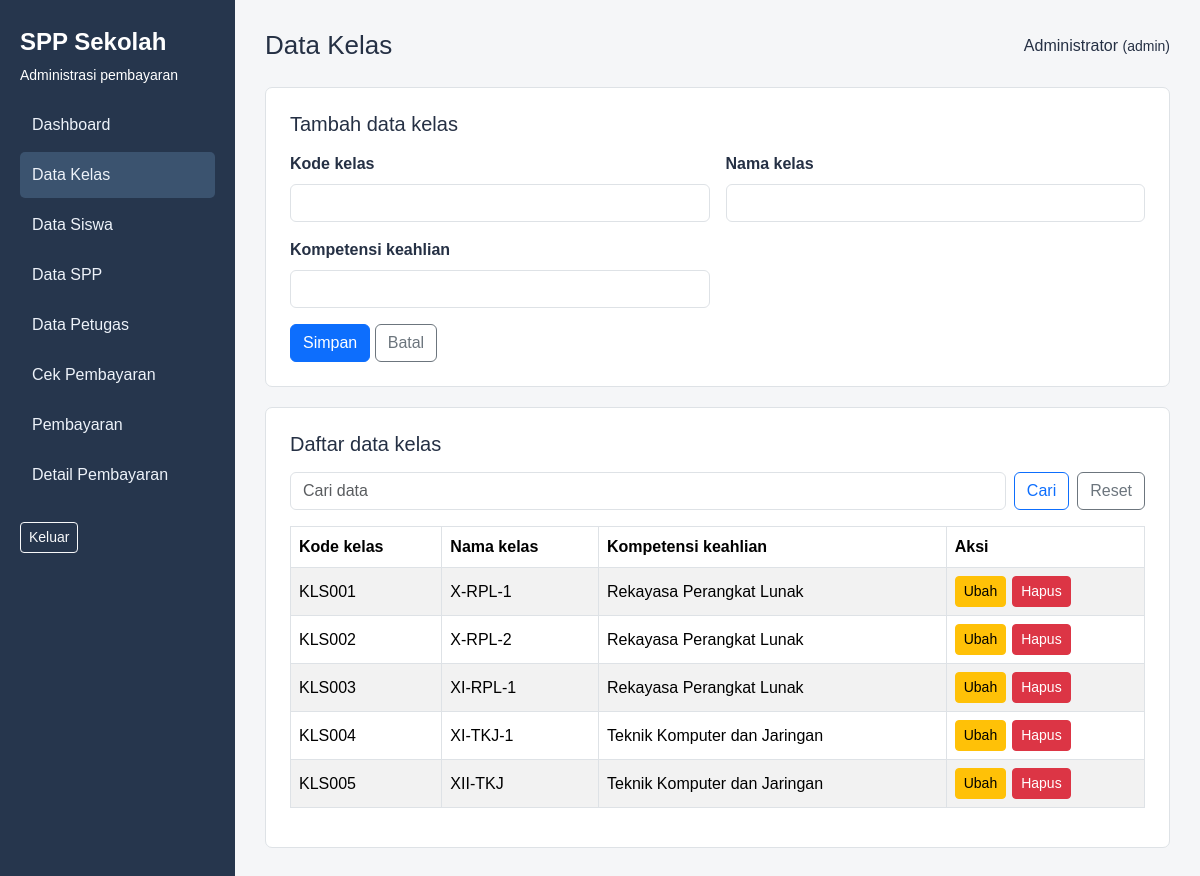
Screenshot of /master/kelas.php (signed in) with the database file from the repository.
### tables this page shows
CREATE TABLE `tb_petugas` (
  `id_petugas` varchar(11) NOT NULL,
  `username` varchar(25) NOT NULL,
  `password` varchar(32) NOT NULL,
  `nama_petugas` varchar(35) NOT NULL,
  `level` enum('admin','petugas','siswa') NOT NULL
);

CREATE TABLE `tb_kelas` (
  `id_kelas` varchar(11) NOT NULL,
  `nama_kelas` varchar(10) NOT NULL,
  `komp_keahlian` varchar(50) NOT NULL
);

### master/kelas.php (called while the page is built)
<?php
$jenis = 'kelas';
require 'crud.php';

### includes/fungsi.php (called while the page is built, shortened)
<?php
require_once __DIR__ . '/../config/koneksi.php';
function query($sql, $params = [])
{
    global $pdo;
    $stmt = $pdo->prepare($sql);
    $stmt->execute($params);
    return $stmt;
}
function e($value)
{
    return htmlspecialchars(
        (string) $value,
        ENT_QUOTES,
        'UTF-8'
    );
}
function base_url()
{
    $script = str_replace(
        '\\',
        '/',
        $_SERVER['SCRIPT_NAME']
    );
    $folder = dirname($script);
    if (in_array(
        basename($folder),
        ['master', 'pembayaran'],
        true
    )) {
        $folder = dirname($folder);
    }
    return rtrim($folder, '/.');
}
function wajib_login()
{
    $user = query(
        'SELECT id_petugas, nama_petugas, level
         FROM tb_petugas
         WHERE id_petugas = ?',
        [$_SESSION['user_id']]
    )->fetch();
    return $user;
}
function izin($levels)
{
    $user = wajib_login();
    return $user;
}

### master/crud.php (the view, shortened to what this page needs)
<?php
require_once __DIR__ . '/../includes/fungsi.php';
$user = izin(['admin']);
require __DIR__ . '/konfigurasi.php';
$cfg = $master[$jenis];
$table = $cfg['table'];
$pk = $cfg['pk'];
$judul = $cfg['title'];
$edit = trim($_GET['edit'] ?? '');
$data = [];
$kelas = query(
    'SELECT id_kelas, nama_kelas
     FROM tb_kelas
     ORDER BY nama_kelas'
)->fetchAll();
$spp = query(
    'SELECT id_spp, tahun, nominal
     FROM tb_spp
     ORDER BY tahun, id_spp'
)->fetchAll();
$search = trim($_GET['q'] ?? '');
$display = array_filter(
    array_keys($cfg['fields']),
    fn($column) => $column !== 'password'
);
$sql = "SELECT * FROM $table";
$params = [];
$rows = query(
    $sql . " ORDER BY $pk",
    $params
)->fetchAll();
$nav = [
    'index.php' => 'Dashboard',
    'master/kelas.php' => 'Data Kelas',
    'master/siswa.php' => 'Data Siswa',
    'master/spp.php' => 'Data SPP',
    'master/petugas.php' => 'Data Petugas',
    'cek.php' => 'Cek Pembayaran',
    'pembayaran/tambah.php' => 'Pembayaran',
    'pembayaran/index.php' => 'Detail Pembayaran'
];
?>
<!DOCTYPE html>
<html lang="id">
<head>
    <link
        rel="stylesheet"
        href="<?= e(base_url()) ?>/assets/vendor/bootstrap.min.css"
    >
    <link
        rel="stylesheet"
        href="<?= e(base_url()) ?>/assets/style.css"
    >
</head>
<body>
    <div class="app-shell">
        <aside class="sidebar no-print">
            <h1>SPP Sekolah</h1>
            <p class="small">
                Administrasi pembayaran
            </p>
            <nav aria-label="Menu utama">
                <?php foreach ($nav as $url => $label): ?>
                    <?php
                    $aktif = str_ends_with(
                        $_SERVER['SCRIPT_NAME'],
                        '/' . $url
                    );
                    ?>
                    <a
                        href="<?= e(base_url() . '/' . $url) ?>"
                        class="<?= $aktif ? 'active' : '' ?>"
                        <?= $aktif ? 'aria-current="page"' : '' ?>
                    >
                        <?= e($label) ?>
                    </a>
                <?php endforeach; ?>
            </nav>
            <form
                method="post"
                action="<?= e(base_url()) ?>/logout.php"
                class="mt-4"
            >
                <button
                    type="submit"
                    class="btn btn-outline-light btn-sm"
                >
                    Keluar
                </button>
            </form>
        </aside>
        <main class="main">
            <header class="page-top">
                <h2><?= e($judul) ?></h2>
                <span>
                    <?= e($user['nama_petugas']) ?>
                    <small>
                        (<?= e($user['level']) ?>)
                    </small>
                </span>
            </header>
            <section class="panel" aria-labelledby="judul-form">
                <h3 id="judul-form" class="h5 mb-3">
                    <?= $edit !== '' ? 'Ubah' : 'Tambah' ?>
                    <?= e(strtolower($judul)) ?>
                </h3>
                <form method="post" class="row g-3">
                    <?php foreach ($cfg['fields'] as $key => $field): ?>
                        <?php
                        $value = $key === 'password'
                            ? ''
                            : ($data[$key] ?? '');
                        ?>
                        <div class="col-md-6">
                            <label
                                for="<?= e($key) ?>"
                                class="form-label"
                            >
                                <?= e($field[0]) ?>
                            </label>
                            <?php if (in_array(
                                $field[1],
                                ['kelas', 'spp', 'level'],
                                true
                            )): ?>
                                <?php
                                $options = [];
                                if ($field[1] === 'kelas') {
                                    foreach ($kelas as $item) {
                                        $options[$item['id_kelas']] =
                                            $item['nama_kelas'];
                                    }
                                }
                                if ($field[1] === 'spp') {
                                    foreach ($spp as $item) {
                                        $options[$item['id_spp']] =
                                            $item['id_spp']
                                            . ' / '
                                            . $item['tahun']
                                            . ' / '
                                            . rupiah($item['nominal']);
                                    }
                                }
                                if ($field[1] === 'level') {
                                    $options = [
                                        'admin' => 'Admin',
                                        'petugas' => 'Petugas',
                                        'siswa' => 'Siswa (lihat dashboard dan cek pembayaran)'
                                    ];
                                }
                                ?>
                                <select
                                    name="<?= e($key) ?>"
                                    id="<?= e($key) ?>"
                                    class="form-select"
                                    required
                                >
                                    <option value="">
                                        Pilih <?= e($field[0]) ?>
                                    </option>
                                    <?php foreach ($options as $id => $label): ?>
                                        <option
                                            value="<?= e($id) ?>"
                                            <?= (string) $value === (string) $id
                                                ? 'selected'
                                                : '' ?>
                                        >
                                            <?= e($label) ?>
                                        </option>
                                    <?php endforeach; ?>
                                </select>
                            <?php else: ?>
                                <input
                                    type="<?= e($field[1]) ?>"
                                    name="<?= e($key) ?>"
                                    id="<?= e($key) ?>"
                                    value="<?= e($value) ?>"
                                    class="form-control"
                                    maxlength="<?= e($field[2]) ?>"
                                    <?= $edit !== '' && $key === $pk
                                        ? 'readonly'
                                        : '' ?>
                                    <?= $key === 'password' && $edit !== ''
                                        ? ''
                                        : 'required' ?>
                                >
                            <?php endif; ?>
                        </div>
                    <?php endforeach; ?>
                    <div class="col-12">
                        <button
                            type="submit"
                            class="btn btn-primary"
                        >
                            Simpan
                        </button>
                        <a
                            class="btn btn-outline-secondary"
                            href="<?= e($jenis) ?>.php"
                        >
                            Batal
                        </a>
                    </div>
                </form>
            </section>
            <section class="panel" aria-labelledby="judul-daftar">
                <h3 id="judul-daftar" class="h5 mb-3">
                    Daftar <?= e(strtolower($judul)) ?>
                </h3>
                <form
                    method="get"
                    class="d-flex gap-2 mb-3"
                    role="search"
                >
                    <input
                        type="search"
                        id="pencarian"
                        name="q"
                        class="form-control"
                        value="<?= e($search) ?>"
                        placeholder="Cari data"
                    >
                    <button
                        type="submit"
                        class="btn btn-outline-primary"
                    >
                        Cari
                    </button>
                    <a
                        class="btn btn-outline-secondary"
                        href="<?= e($jenis) ?>.php"
                    >
                        Reset
                    </a>
                </form>
                <div class="table-responsive">
                    <table class="table table-bordered table-striped">
                        <thead>
                            <tr>
                                <?php foreach ($display as $key): ?>
                                    <th scope="col">
                                        <?= e($cfg['fields'][$key][0]) ?>
                                    </th>
                                <?php endforeach; ?>
                                <th scope="col">Aksi</th>
                            </tr>
                        </thead>
                        <tbody>
                            <?php foreach ($rows as $row): ?>
                                <tr>
                                    <?php foreach ($display as $key): ?>
                                        <td>
                                            <?= $key === 'nominal'
                                                ? rupiah($row[$key])
                                                : e($row[$key]) ?>
                                        </td>
                                    <?php endforeach; ?>
                                    <td>
                                        <div class="actions">
                                            <a
                                                class="btn btn-warning btn-sm"
                                                href="?edit=<?= urlencode($row[$pk]) ?>"
                                            >
                                                Ubah
                                            </a>
                                            <form
                                                method="post"
                                                data-confirm="Hapus data ini?"
                                            >
                                                <button
                                                    type="submit"
                                                    class="btn btn-danger btn-sm"
                                                >
                                                    Hapus
                                                </button>
                                            </form>
                                        </div>
                                    </td>
                                </tr>
                            <?php endforeach; ?>
                        </tbody>
                    </table>
                </div>
            </section>
        </main>
    </div>
</body>
</html>

### assets/style.css (style rules this page uses)
body { background: #f5f6f8; color: #253044; font-family: Arial, sans-serif; }
.app-shell { display: flex; min-height: 100vh; }
.sidebar { width: 235px; background: #26364d; color: white; padding: 28px 20px; flex-shrink: 0; }
.sidebar h1 { font-size: 24px; font-weight: 700; }
.sidebar nav a { display: block; color: #edf2f9; text-decoration: none; padding: 11px 12px; border-radius: 5px; margin: 4px 0; }
.sidebar nav a:hover, .sidebar nav a.active { background: #3b536f; }
.main { padding: 30px; flex: 1; min-width: 0; }
.page-top { display: flex; justify-content: space-between; gap: 20px; align-items: center; margin-bottom: 26px; flex-wrap: wrap; }
.page-top h2 { font-size: 26px; margin: 0; }
.panel { background: white; border: 1px solid #dee2e6; border-radius: 7px; padding: 24px; margin-bottom: 20px; }
.table th { white-space: nowrap; }
.table td { vertical-align: middle; }
.form-label { font-weight: 600; }
.actions { display: flex; gap: 6px; white-space: nowrap; }

### rows the page displays
tb_petugas: nama_petugas "Administrator", level "admin"
tb_kelas: id_kelas "KLS001", nama_kelas "X-RPL-1", komp_keahlian "Rekayasa Perangkat Lunak"
tb_kelas: id_kelas "KLS002", nama_kelas "X-RPL-2", komp_keahlian "Rekayasa Perangkat Lunak"
tb_kelas: id_kelas "KLS003", nama_kelas "XI-RPL-1", komp_keahlian "Rekayasa Perangkat Lunak"
tb_kelas: id_kelas "KLS004", nama_kelas "XI-TKJ-1", komp_keahlian "Teknik Komputer dan Jaringan"
tb_kelas: id_kelas "KLS005", nama_kelas "XII-TKJ", komp_keahlian "Teknik Komputer dan Jaringan"

### other values shown
$label "Dashboard"
$label "Data Kelas"
$label "Data Siswa"
$label "Data SPP"
$label "Data Petugas"
$label "Cek Pembayaran"
$label "Pembayaran"
$label "Detail Pembayaran"
$judul "Data Kelas"
$judul "data kelas"
$field[0] "Kode kelas"
$field[0] "Nama kelas"
$field[0] "Kompetensi keahlian"
$cfg['fields'][$key][0] "Kode kelas"
$cfg['fields'][$key][0] "Nama kelas"
